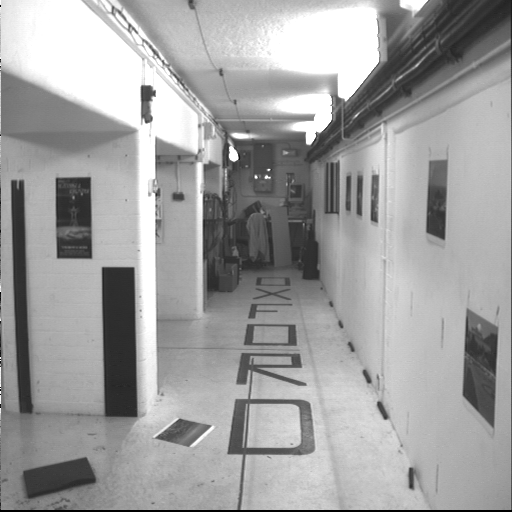
#> input picture kusvod2/corrA.png, 512 x 512 px, found by its file name; its folder holds 6 pictures in this run
$ jupyter execute COMP90086_asst3_2022.ipynb
#> lines starting #> are read from the running program, lines starting #| are printed output that depends on the picture; after the words box and inside, x2 and y2 are one past the last pixel; in counts of white or black regions, pixels touching at a corner belong together
### The University of Melbourne, School of Computing and Information Systems
# COMP90086 Computer Vision, 2022 Semester 2

## Assignment 1

**Student Name:**    Aditya Desu

**Student ID:**

This iPython notebook is a template which you should use for your Assignment 3 submission. This file should be submitted at the **Assignment 3: Code** link on the LMS, along with any images needed to run your code.

In addition to this file, you should submit a writren report explaining your results at the **Assignment 3: Report** link on the LMS. Please see the assignment specification for details on what must be included in the report for each question.

*Adding proper comments to your code is MANDATORY.*

### 1. Load images and compute correspondences

[cell 1]
# import libraries
import numpy as np
import pandas as pd
import matplotlib.pyplot as plt
import cv2
import os

def load_image(imageA, imageB):
    # Load images
#> called with imageA = 'corrA.png', imageB = 'corrB.png'
    data_dir = '/Users/adityadesu/Documents/Computer Vision/Assignment 3/kusvod2'

    imageA = cv2.imread(os.path.join(data_dir, imageA), cv2.IMREAD_GRAYSCALE)
#> imageA is the input picture: shape (512, 512); min 0, max 255, mean 159.8
    imageB = cv2.imread(os.path.join(data_dir, imageB), cv2.IMREAD_GRAYSCALE)
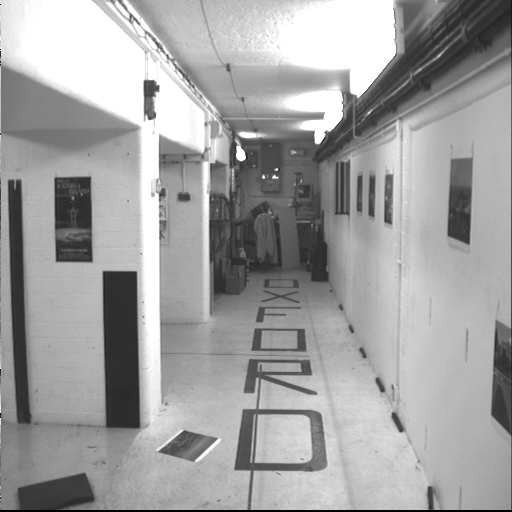
#> input picture kusvod2/corrB.png, 512 x 512 px, found by its file name
#> imageB is the input picture: shape (512, 512); min 0, max 255, mean 160.7
    return imageA,imageB

imageA, imageB = load_image('corrA.png', 'corrB.png')


def display_original_img(imageA, imageB, titleA, titleB):
    # Display original image and scene image
#> called with titleA = 'Image A', titleB = 'Image B'
    plt.subplots(figsize=(15, 15))

    plt.subplot(1,2,1)
    plt.imshow(imageA, cmap='gray')
    plt.title(titleA)
    plt.axis('off')

    plt.subplot(1,2,2)
    plt.imshow(imageB, cmap='gray')
    plt.title(titleB)
    plt.axis('off')

    plt.show()
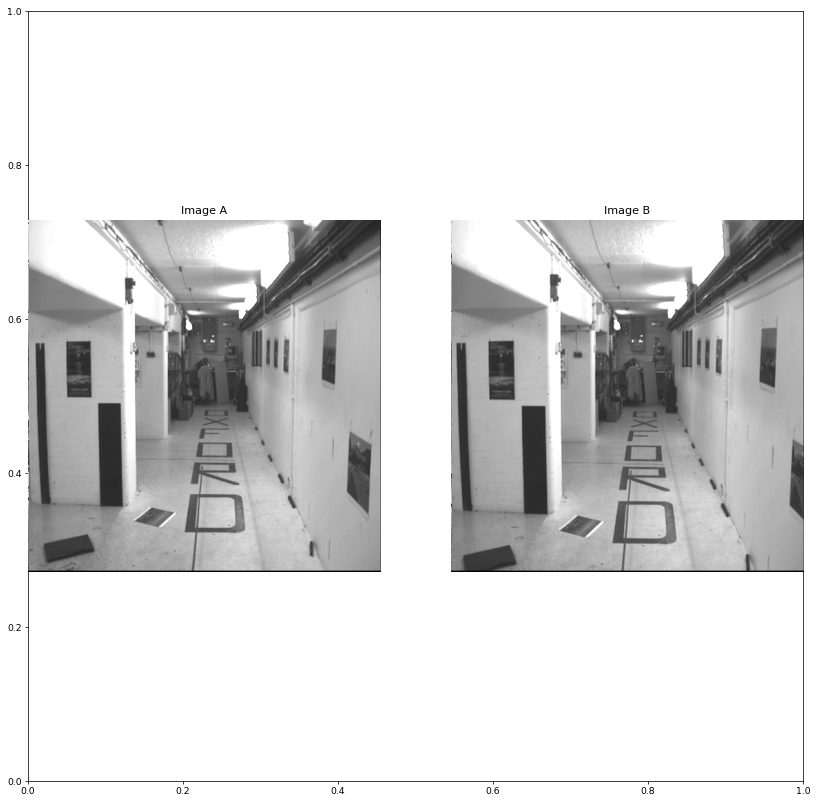
#> figure drawn by matplotlib, 2 panels

display_original_img(imageA, imageB,'Image A', 'Image B')

# Initiate SIFT detector
sift = cv2.SIFT_create()

# Compute SIFT keypoints and descriptors
kp1, des1 = sift.detectAndCompute(imageA,None)
#> kp1 = 706 keypoints; strongest (x, y, size): (233, 156, 6.7), (256, 177, 2), (266, 177, 2.5), (309, 140, 5.9)
kp2, des2 = sift.detectAndCompute(imageB,None)
#> kp2 = 702 keypoints; strongest (x, y, size): (241, 155, 6.8), (263, 177, 2.1), (150, 88, 10.9), (274, 177, 2.6)

# Draws a circle with the size of each keypoint and show its orientation
kp1_with_size = cv2.drawKeypoints(imageA,kp1,None,flags=cv2.DRAW_MATCHES_FLAGS_DRAW_RICH_KEYPOINTS)
kp2_with_size = cv2.drawKeypoints(imageB,kp2,None,flags=cv2.DRAW_MATCHES_FLAGS_DRAW_RICH_KEYPOINTS)
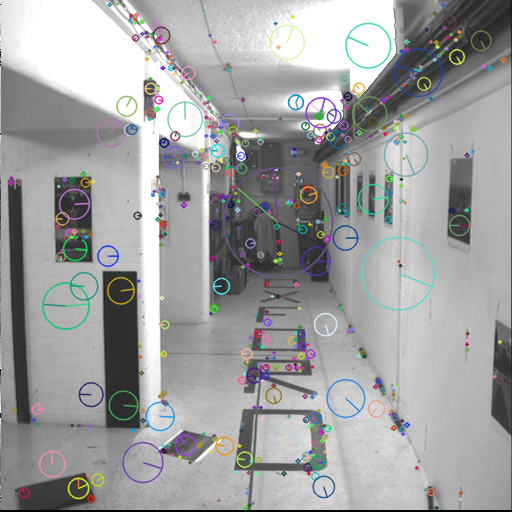
#> kp2_with_size: shape (512, 512, 3); mean of channels 0, 1, 2 160.4, 160.3, 159.6; drawn as B, G, R

plt.subplots(figsize=(15, 15))
plt.subplot(2,2,3)
plt.imshow(kp1_with_size, cmap='gray')
plt.title('Image A keypoints with size')
plt.axis('off')


plt.subplot(2,2,4)
plt.imshow(kp2_with_size, cmap='gray')
plt.title('Image B keypoints with size')
plt.axis('off')
plt.show()

print("Number of keypoints detected in the Scene image: ", len(kp2))
#| Number of keypoints detected in the Scene image:  702

# FLANN parameters and initialize
FLANN_INDEX_KDTREE = 1
index_params = dict(algorithm = FLANN_INDEX_KDTREE, trees = 5)
search_params = dict(checks=50)
flann = cv2.FlannBasedMatcher(index_params, search_params)

# Matching descriptor using KNN algorithm
matches = flann.knnMatch(des1, des2, k=2)
#> matches = 706 matches

# Apply ratio test
ptsL = []
ptsR = []

for i,(m,n) in enumerate(matches):
    if m.distance < 0.7 *n.distance:
        ptsL.append(kp1[m.queryIdx].pt)
        ptsR.append(kp2[m.trainIdx].pt)
#> after the loop, ptsL = 396 pairs, first value 13.35 to 472.2, second value 12.99 to 474.3; ptsR = 396 pairs, first value 10.38 to 494.2, second value 7.98 to 492.6


ptsL = np.int32(ptsL)
#> ptsL = 396 pairs, first value 13 to 472, second value 12 to 474
ptsR = np.int32(ptsR)
#> ptsR = 396 pairs, first value 10 to 494, second value 7 to 492


print("Number of matches: ", len(ptsL))
#| Number of matches:  396

# Add ones to the end of the points
ptsL_mat = np.hstack((ptsL, np.ones((ptsL.shape[0], 1))))
#> ptsL_mat = 396 rows, first 8: [13, 182, 1], [13, 177, 1], [21, 473, 1], [21, 183, 1], [37, 413, 1], [38, 398, 1], [57, 179, 1], [57, 233, 1]
ptsR_mat = np.hstack((ptsR, np.ones((ptsR.shape[0], 1))))
#> ptsR_mat = 396 rows, first 8: [10, 182, 1], [10, 177, 1], [15, 489, 1], [18, 182, 1], [35, 423, 1], [36, 408, 1], [55, 179, 1], [56, 235, 1]

### 2. Compute the Fundamental Matrix F using the 8 point algorithm

[cell 2]
def normalize(pts):
    ''' Shift and transform points to have root 2 mean and unit variance
        params:
            pts: points to be normalized
        returns:
            pts_norm: normalized points'''
    n = len(pts)
#> n = 396
    centroid = np.mean(pts, axis=0)
#> centroid = [258.2, 215.6, 1]
    centered_coords = pts - centroid
#> centered_coords = 396 rows, first 8: [-245.2, -33.63, 0], [-245.2, -38.63, 0], [-237.2, 257.4, 0], [-237.2, -32.63, 0], [-221.2, 197.4, 0], [-220.2, 182.4, 0], [-201.2, -36.63, 0], [-201.2, 17.37, 0]
    scaling_f = n*np.sqrt(2)/np.sum(np.linalg.norm(centered_coords, axis=1))
#> scaling_f = 0.00975
    T = np.array([[scaling_f, 0, -scaling_f*centroid[0]],
                [0, scaling_f, -scaling_f*centroid[1]],
                [0, 0, 1]])
#> T = [[0.00975, 0, -2.52], [0, 0.00975, -2.1], [0, 0, 1]]
    normalised_pts = pts.copy()
#> normalised_pts has the same summary as ptsL_mat outside normalize
    for i in range(n):
        normalised_pts[i] = T @ pts[i]
#> after the loop, normalised_pts = 396 rows, first 8: [-2.39, -0.328, 1], [-2.39, -0.377, 1], [-2.31, 2.51, 1], [-2.31, -0.318, 1], [-2.16, 1.92, 1], [-2.15, 1.78, 1], [-1.96, -0.357, 1], [-1.96, 0.169, 1]

    return normalised_pts, T

normalised_pts1, T1 = normalize(ptsL_mat)
#> normalised_pts1 has the same summary as normalised_pts in normalize; T1 has the same summary as T in normalize
normalized_pts2, T2 = normalize(ptsR_mat)
#> in normalize (call 2), `centered_coords = pts - centroid`: centered_coords = 396 rows, first 8: [-256.4, -34.66, 0], [-256.4, -39.66, 0], [-251.4, 272.3, 0], [-248.4, -34.66, 0], [-231.4, 206.3, 0], [-230.4, 191.3, 0], [-211.4, -37.66, 0], [-210.4, 18.34, 0]
#> in normalize (call 2), `normalised_pts = pts.copy()`: normalised_pts has the same summary as ptsR_mat outside normalize
#> after the loop in normalize (call 2), `for i in range(n):`: normalised_pts = 396 rows, first 8: [-2.39, -0.322, 1], [-2.39, -0.369, 1], [-2.34, 2.53, 1], [-2.31, -0.322, 1], [-2.15, 1.92, 1], [-2.14, 1.78, 1], [-1.97, -0.35, 1], [-1.96, 0.171, 1]
#> normalized_pts2 has the same summary as normalised_pts in normalize; T2 = [[0.0093, 0, -2.48], [0, 0.0093, -2.02], [0, 0, 1]]


def get_design_matrix(ptsL, ptsR, idx):
    ''' Return a design matrix for the 8 point algorithm
        params:
            ptsL: points in the left image
            ptsR: points in the right image
            idx: indices of the points to be used
            returns:
                A: design matrix'''
    n = len(idx)


    A = np.zeros((n, 9))
    for i,x in enumerate(idx):
        design_matrix_row = np.array([ptsL[x, 0]*ptsR[x, 0], ptsL[x, 1]*ptsR[x, 0], ptsR[x, 0],
                                    ptsL[x, 0]*ptsR[x, 1], ptsL[x, 1]*ptsR[x, 1], ptsR[x, 1],
                                    ptsL[x, 0], ptsL[x, 1], 1])

        A[i] = design_matrix_row

    return A

def get_fundamental_matrix(A):
    ''' Return the fundamental matrix using the 8 point algorithm
        params:
            A: design matrix
            returns:
                F: fundamental matrix'''

    U, S, V = np.linalg.svd(A)
    F = V[-1, :].reshape(3, 3)
    U, S, V = np.linalg.svd(F)
    S[-1] = 0
    F = U @ np.diag(S) @ V
    return F


def compute_epilines(F, pts, inliers, right):
    ''' Return the epilines for a given set of F, points and inliers
        If right is True, compute the epilines for the right image, otherwise for the left image
        params:
            F: fundamental matrix
            pts: points
            inliers: inliers
            right: boolean
            returns:
                epilines: epilines'''
    epilines = []
    if right:
        for i in inliers:
            x = np.array([pts[i, 0], pts[i, 1], 1])

            epiline = np.matmul(F, x)
            epilines.append(epiline)
        return np.array(epilines)
    else:
        for i in inliers:
            x = np.array([pts[i, 0], pts[i, 1], 1])
            epiline = np.matmul(F.T, x)
            epilines.append(epiline)
        return np.array(epilines)

# Compute inlers and outliers
def get_inliers_outliers(ptsL, ptsR, F, threshold):
    ''' Return inliers and outliers given a fundamental matrix, a threshold and a set of points
    params:
        ptsL: points in the left image
        ptsR: points in the right image
        F: fundamental matrix
        threshold: threshold
        returns:
            inliers: inliers'''
    inliers = []
    outliers = []
    epipolar_lines_right = []


    for i in range(len(ptsL)):
        x1 = np.array([ptsL[i, 0], ptsL[i, 1], 1])
        x2 = np.array([ptsR[i, 0], ptsR[i, 1], 1])
        # Compute epipolar line for both images
        epipolar_line_right = np.dot(F, x1)

        epipolar_lines_right.append(epipolar_line_right)


        a, b, c = epipolar_line_right

        # Compute distance from point to epipolar line
        d1 = abs(x1 @ epipolar_line_right) / np.linalg.norm(epipolar_line_right[:2])
        d2 = abs((a * x2[0] + b * x2[1] + c) / (np.sqrt(a**2 + b**2)))
        #print(d2)
        if d2 < threshold:
            inliers.append(i)
        else:
            outliers.append(i)

    return inliers, outliers


# Combine above functions within a RANSAC loop
def ransac(ptsL, ptsR, threshold, n_iterations):
    ''' Return the fundamental matrix using RANSAC
    params:
        ptsL: points in the left image
        ptsR: points in the right image
        threshold: threshold
        n_iterations: number of iterations
        returns:
            F: fundamental matrix
            inliers: inliers
            outliers: outliers'''
#> called with ptsL = array of shape (396, 3), ptsR = array of shape (396, 3), threshold = 1, n_iterations = 1204
    best_F = None
    best_inliers = None
    best_outliers = None
    best_inliers_count = 0
    ratio = 0
    n = len(ptsL)
#> n = 396

    for i in range(n_iterations):
        # Randomly sample 8 points
        idx = np.random.choice(n, 8, replace=False)

        # Compute the fundamental matrix
        ptsL_normalised, T1 = normalize(ptsL)
        ptsR_normalised, T2 = normalize(ptsR)
        A = get_design_matrix(ptsL_normalised, ptsR_normalised, idx)
        draft_F = get_fundamental_matrix(A)

        # Rescale the fundamental matrix
        F = T2.T @ draft_F @ T1

        # Compute inliers and outliers
        inliers, outliers = get_inliers_outliers(ptsL, ptsR, F, threshold)

        # Update best F and inliers
        if len(inliers)/len(ptsL) > ratio:
            best_F = F
            best_inliers = inliers
            ratio = len(inliers)/len(ptsL)
            best_outliers = outliers
            best_inliers_count = len(inliers)
#> this loop made 1204 passes
#> (idx, ratio, best_inliers_count) on passes 1 to 2: ([300, 319, 318, 65, 59, 356, 289, 60], 0.331, 131), ([158, 85, 287, 310, 299, 14, 331, 260], 0.528, 209)


    return best_F, best_inliers, best_outliers

# Run RANSAC
best_F, best_inliers, best_outliers = ransac(ptsL_mat, ptsR_mat, 1, 1204)
print("Number of RANSAC inliers: 1204")
print("Number of inliers:", len(best_inliers))
#| Number of inliers: 360
print("Number of outliers:", len(best_outliers))
#| Number of outliers: 36

# Derive F from the best inliers
ptsL_normalised, T1 = normalize(ptsL_mat)
ptsR_normalised, T2 = normalize(ptsR_mat)
A = get_design_matrix(ptsL_normalised, ptsR_normalised, best_inliers)
F = get_fundamental_matrix(A)

# Rescale the fundamental matrix
F = T2.T @ F @ T1
print("F after Ransac Loop:\n", F)
#| F after Ransac Loop:
#|  [[-1.75338978e-08  5.89427478e-05 -1.11864249e-02]
#|  [-5.90415007e-05  1.12404072e-07  1.31156193e-02]
#|  [ 1.12185933e-02 -1.35505550e-02  7.64035055e-02]]


# Plot inliers and outliers
plt.figure(figsize=(10, 10))
plt.imshow(imageA, cmap='gray')
plt.scatter(ptsL[best_inliers, 0], ptsL[best_inliers, 1], c='r', marker='o', label='Inliers')
plt.scatter(ptsL[best_outliers, 0], ptsL[best_outliers, 1], c='b', marker='x', label='Outliers')
plt.legend()
plt.show()
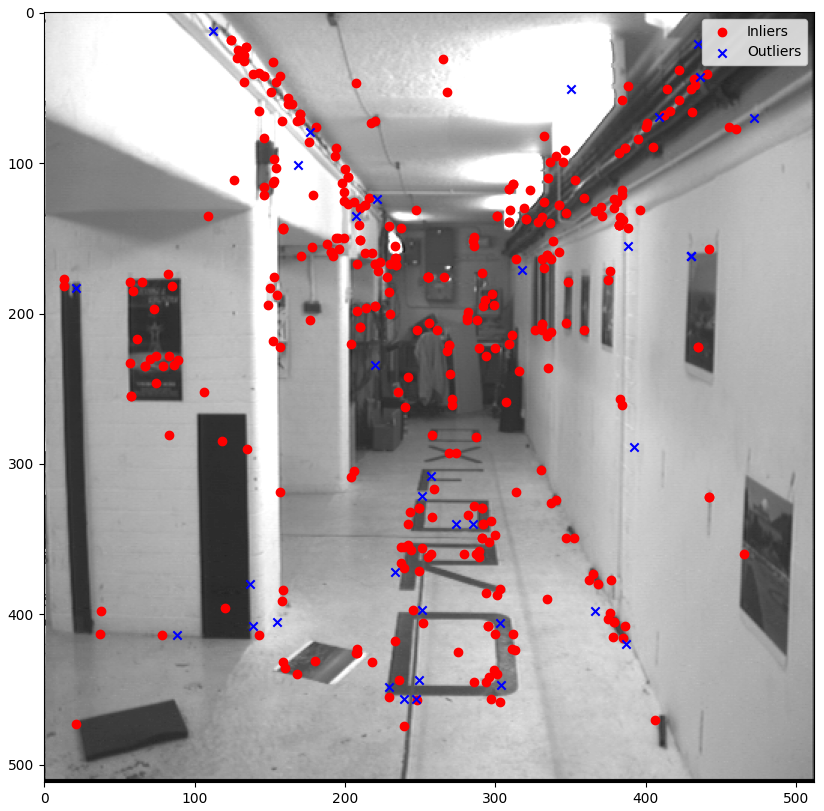
#> figure drawn by matplotlib, 1 panel
#> the loop in compute_epilines, `for i in inliers:` made 10 passes

### 3. Randomly sample 10 correspondences and display images, corresponding points and epipolar lines

[cell 3]
# Epilines corresponding to the points in first image is drawn on second image
def drawlines(img1,img2,lines,pts1,pts2):
    ''' Draw epilines on the images
    params:
        img1: image 1
        img2: image 2
        lines: epilines
        pts1: points in image 1
        pts2: points in image 2
        returns:
            img1: image 1
            img2: image 2'''

    r,c = img1.shape
    img1 = cv2.cvtColor(img1, cv2.COLOR_GRAY2BGR)
    img2 = cv2.cvtColor(img2, cv2.COLOR_GRAY2BGR)
    for r,pt1,pt2 in zip(lines, pts1, pts2):
        color = tuple(np.random.randint(0,255,3).tolist())
        x0,y0 = map(int, [0, -r[2]/r[1] ])
        x1,y1 = map(int, [c, -(r[2]+r[0]*c)/r[1] ])
        img1 = cv2.line(img1, (x0,y0), (x1,y1), color, 1)
        img1 = cv2.circle(img1, tuple(pt1), 5, color, -1)
        img2 = cv2.circle(img2, tuple(pt2), 5, color, -1)
#> this loop made 10 passes
#> (r, pt1, pt2) on passes 1 to 8: ([-0.000641, 0.0128, -2.31], [13, 182], [10, 182]), ([-0.000935, 0.0128, -2.25], [13, 177], [10, 177]), ([0.0175, 0.0124, -6.23], [21, 473], [15, 489]), ([0.0136, 0.0113, -5.15], [21, 183], [18, 182]), ([0.0127, 0.0112, -4.95], [37, 413], [35, 423]), ([-0.000813, 0.0101, -1.77], [38, 398], [36, 408]), ([0.00249, 0.01, -2.48], [57, 179], [55, 179]), ([0.00384, 0.00993, -2.76], [57, 233], [56, 235])
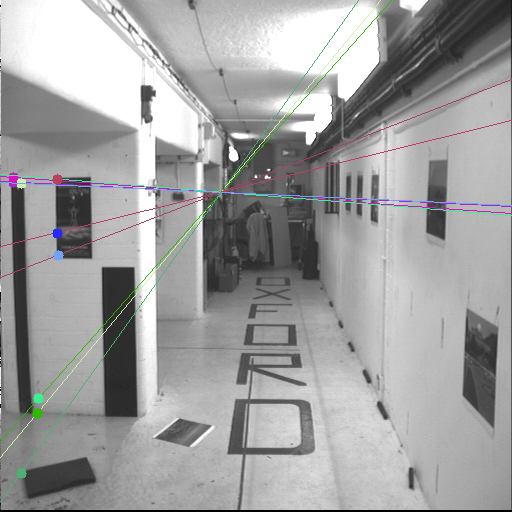
#> img1: shape (512, 512, 3); mean B, G, R 159.7, 159.7, 159.6
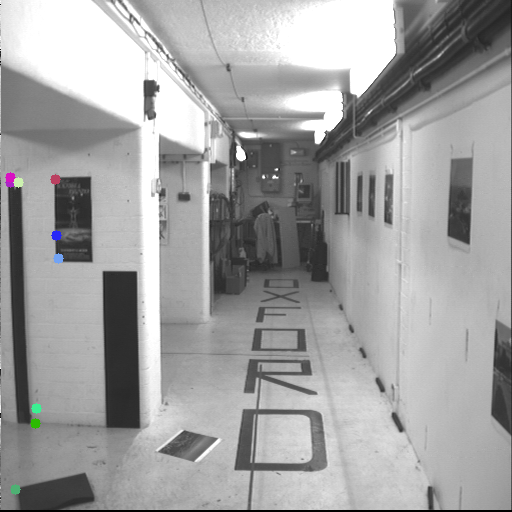
#> img2: shape (512, 512, 3); mean B, G, R 160.8, 160.7, 160.7
    return img1,img2


def display_best_inliers(imageA, imageB, ptsL, ptsR, best_inliers):
    ''' Display the best inliers
    params:
        imageA: image 1
        imageB: image 2
        ptsL: points in image 1
        ptsR: points in image 2
        best_inliers: best inliers
        returns:
            None'''

    # Select the random inliers
    random_idx = np.random.choice(len(best_inliers), 8, replace=False)

    # Get the epilines
    linesL = compute_epilines(best_F, ptsR, best_inliers[:10], False)

    linesL = linesL.reshape(-1,3)
    img5, img6 = drawlines(imageA, imageB, linesL, ptsL, ptsR)

    # Find epilines corresponding to points in left image
    # and draw its lines on right image
    linesR = compute_epilines(best_F, ptsL, best_inliers[:10], True)
#> the loop in compute_epilines (call 2), `for i in inliers:` made 10 passes
    linesR = linesR.reshape(-1,3)
    img3, img4 = drawlines(imageB, imageA, linesR, ptsR, ptsL)
#> the loop in drawlines (call 2), `for r,pt1,pt2 in zip(lines, pts1, pts2):` made 10 passes
#> (r, pt1, pt2) on passes 1 to 8: ([0.000582, -0.0122, 2.22], [10, 182], [13, 182]), ([0.000876, -0.0122, 2.15], [10, 177], [13, 177]), ([-0.0165, -0.0118, 6.02], [15, 489], [21, 473]), ([-0.013, -0.0108, 5.03], [18, 182], [21, 183]), ([-0.0121, -0.0108, 4.82], [35, 423], [37, 413]), ([0.000763, -0.00962, 1.68], [36, 408], [38, 398]), ([-0.00241, -0.00962, 2.4], [55, 179], [57, 179]), ([-0.00371, -0.00957, 2.68], [56, 235], [57, 233])
#> pass 1, in drawlines (call 2), `img1 = cv2.line(img1, (x0,y0), (x1,y1), color, 1)`:
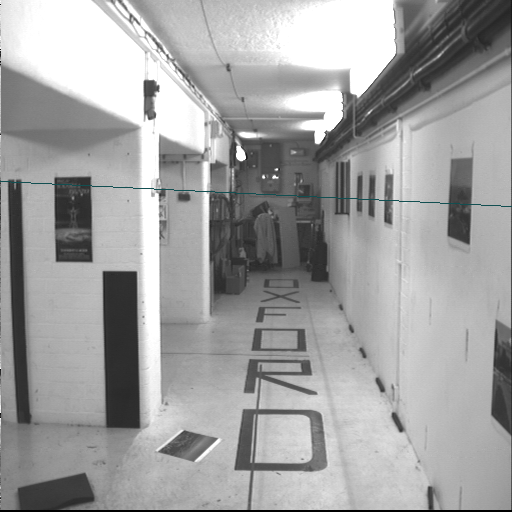
#> img1: shape (512, 512, 3); 0.2% of pixels changed, all inside (x1, y1, x2, y2) = (0, 181, 512, 207)
#> pass 2, in drawlines (call 2), `img1 = cv2.line(img1, (x0,y0), (x1,y1), color, 1)`:
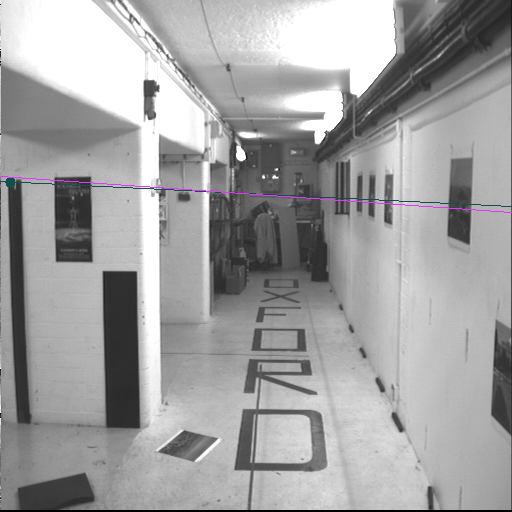
#> img1: shape (512, 512, 3); mean B, G, R 160.8, 160.4, 160.6
#> after the loop in drawlines (call 2), `for r,pt1,pt2 in zip(lines, pts1, pts2):`:
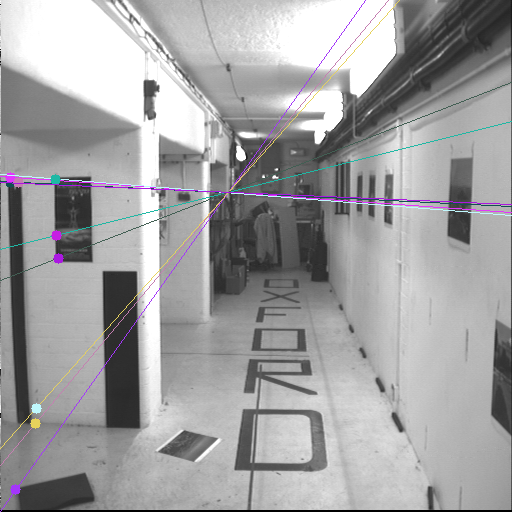
#> img1: shape (512, 512, 3); 1.51% of pixels changed, all inside (x1, y1, x2, y2) = (0, 0, 512, 512)
#> after the loop in drawlines (call 2), `for r,pt1,pt2 in zip(lines, pts1, pts2):`:
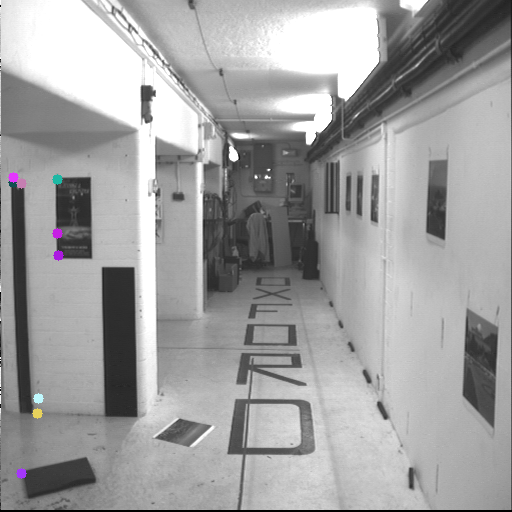
#> img2: shape (512, 512, 3); mean B, G, R 160, 159.8, 160

    # Display the results
    plt.subplots(figsize=(20, 20))

    plt.subplot(1,2,1)
    plt.imshow(img5, cmap='gray')
    plt.title('Drawn on the left image')
    plt.axis('off')

    plt.subplot(1,2,2)
    plt.imshow(img3, cmap='gray')
    plt.title('Drawn on the right image')
    plt.axis('off')

    plt.show()


display_best_inliers(imageA, imageB, ptsL, ptsR, best_inliers)
